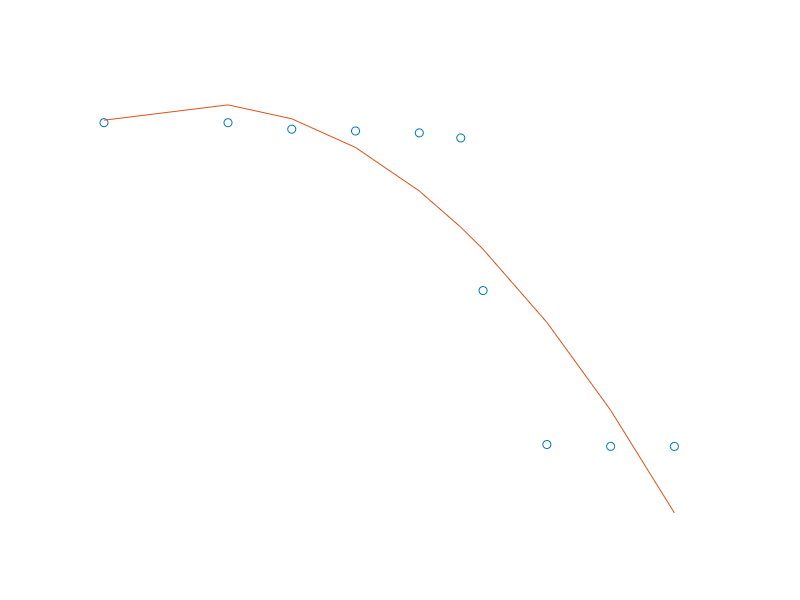
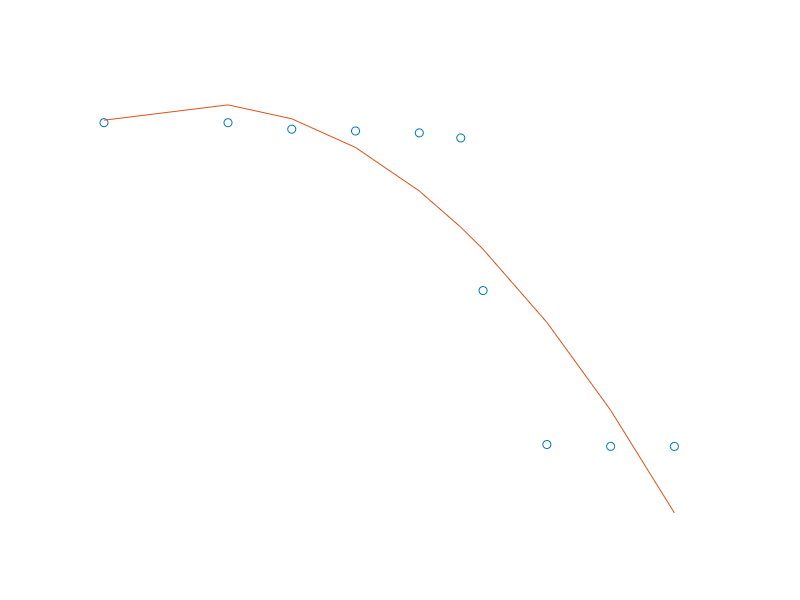

Reproduce these figures in MATLAB, in order.
#testing

clf
hold on


vI=[0,0.7,1.06,1.42,1.78,2.014,2.14,2.5,2.86,3.22];
vO=[4.888,4.888,4.795,4.769,4.742,4.669,2.485,0.281,0.255,0.254];
n=2;

p=polyfit(vI,vO,n);

f = polyval(p,vI);
plot(vI,vO,'o',vI,f,'-')
%axis
%plot([0,5.5],[0,0],"color","black","linewidth",1);
%plot([0,0],[0,5],"color","black","linewidth",1)

%axis([0,5,0,5])
grid off
axis off

print -demf test.emf
print -deps test.eps
